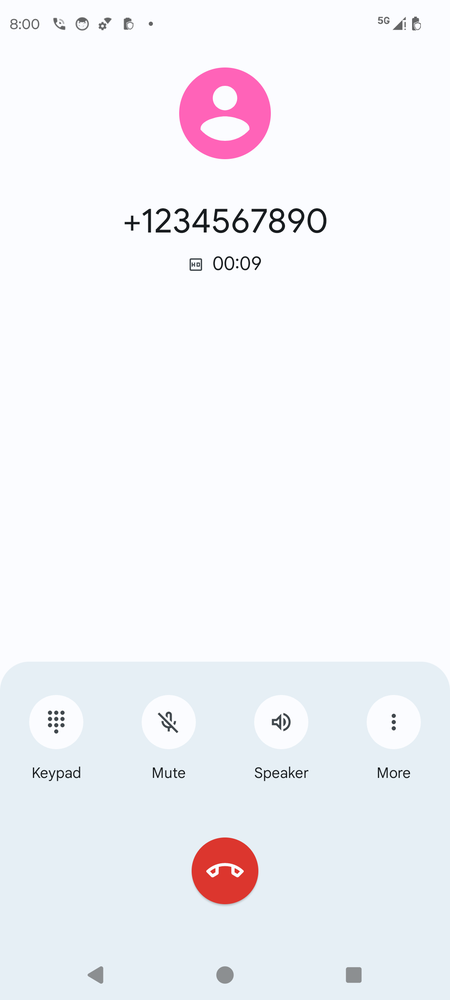
#> input picture Emergency Notification/Resources/fail.png, 450 x 1000 px, shrunk from 1080 x 2400 before the run
$ python emergency_test.py --image Resources/fail.png --words-list Resources/pass1.png
#> lines starting #> are read from the running program, lines starting #| are printed output that depends on the picture; after the words box and inside, x2 and y2 are one past the last pixel; in counts of white or black regions, pixels touching at a corner belong together
try:
    import pytesseract
except ImportError:
    print("pytesseract is not installed, please install it using 'pip install pytesseract'")
    exit()
try:
    import cv2
except ImportError:
    print("opencv-python is not installed, please install it using 'pip install opencv-python'")
    exit()

import argparse

ap = argparse.ArgumentParser()
ap.add_argument("-i", "--image", required=True, help="path to input image")
ap.add_argument("-w", "--words-list", required=True, help="path to words list text file")
ap.add_argument("-c", "--min-conf", type=int, default=90, help="min confidence value, default = 90")
ap.add_argument("-l", "--lang", default="eng", help="language to be used, default = eng")
ap.add_argument("-d", "--date", default="", help="Date of message in format DD/MM/YYYY, optional")

args = vars(ap.parse_args())

image_path = args["image"]

image = cv2.imread(image_path)
#> image is the input picture: shape (1000, 450, 3); mean B, G, R 247.9, 243.1, 242.7
gray = cv2.cvtColor(image, cv2.COLOR_BGR2GRAY)

_, thres_img = cv2.threshold(gray, 0, 255, cv2.THRESH_BINARY + cv2.THRESH_OTSU)
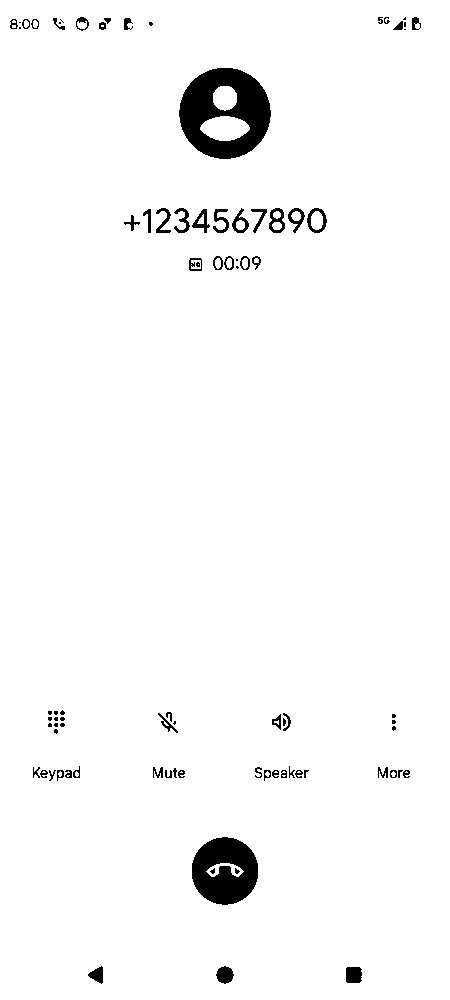
#> thres_img: shape (1000, 450); 97.1% white; 86 black regions (28 under 20 px), largest, box (x1, y1, x2, y2) and area: (179, 68, 271, 159) 5144, (192, 837, 258, 905) 3282, (346, 967, 362, 983) 243

language = args["lang"]

words_list = []
with open(args["words_list"], "r") as f:
#> (the run stopped early here; a loop or call above may not have finished)
